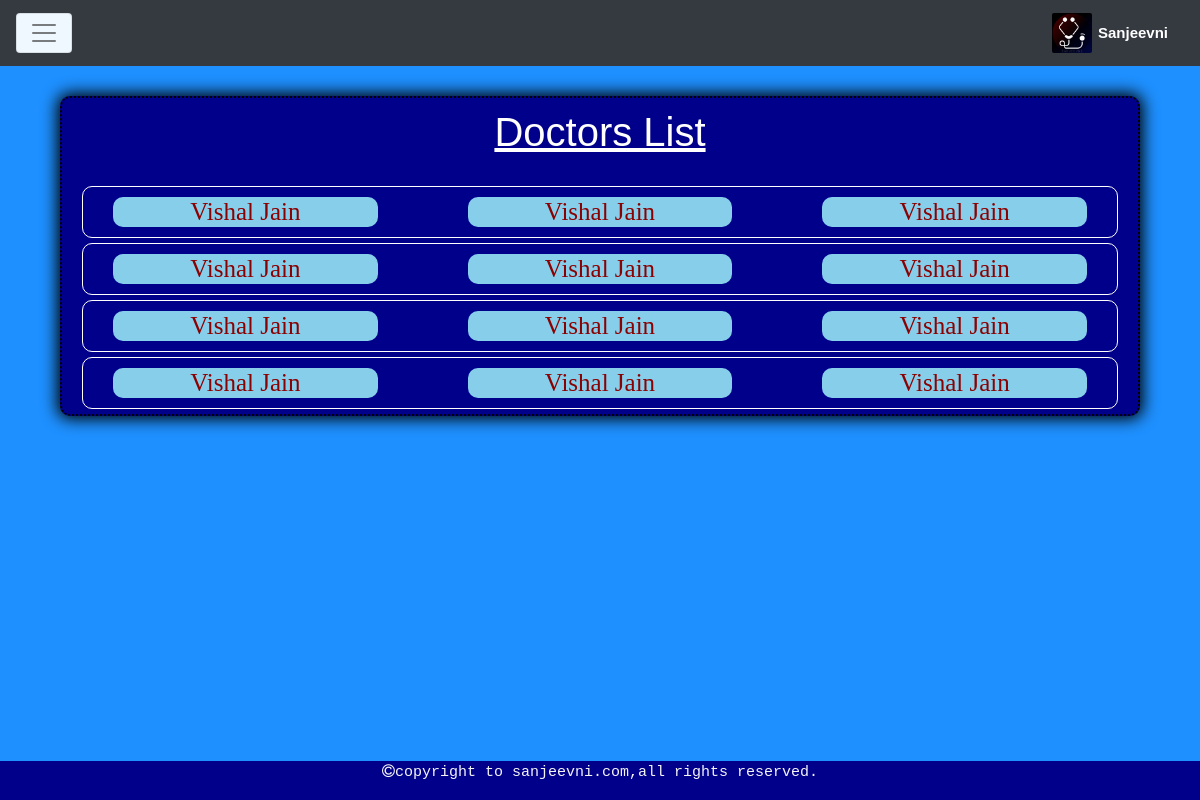
Page /admin/admin_doctor_list.php?id=9 on the committed database.
### tables this page shows
CREATE TABLE `doctor_list` (
  `post_id` int(11) NOT NULL,
  `user_id` int(11) NOT NULL,
  `doctor_name` varchar(200) NOT NULL,
  `specialization` varchar(200) NOT NULL,
  `time` varchar(200) NOT NULL
);

### admin/admin_doctor_list.php (the view, shortened to what this page needs)
<!DOCTYPE html>
<html>
<head>
    <link rel="stylesheet" href="https://maxcdn.bootstrapcdn.com/bootstrap/4.0.0-alpha.6/css/bootstrap.min.css">
    <link rel="stylesheet" href="https://cdnjs.cloudflare.com/ajax/libs/font-awesome/4.7.0/css/font-awesome.min.css">
    <link rel="stylesheet" href="../style/admin_doctor_list.css">
</head>
<body>
    <nav class="navbar navbar-toggleable-md navbar-light  bg-dark">
        <button class="navbar-toggler navbar-toggler-right dropdown" type="button" data-toggle="collapse" data-target="#navbarSupportedContent" aria-controls="navbarSupportedContent" aria-expanded="false" aria-label="Toggle navigation">
            <span class="navbar-toggler-icon"></span>
        </button>
        <a class="navbar-brand" href="#"><img class="img-fluid logoimg" src="../image/logoimg.jpg">
            <h7 class="brand-name"><b>Sanjeevni</b></h7>
        </a>
    </nav>
    <div class="fluid-container c1">
    <div class="row">
    <div class="col-sm-12">
    <div class="col">
    <h1 class="doctorl">doctors list</h1>
   <?php
    include("../includes/connection.php");
    if(isset($_GET['id'])){
        $id=$_GET['id'];
        $user="SELECT * FROM `doctor_list` WHERE `user_id`='$id'";
        $post=mysqli_query($con,$user);
        while($row_posts=mysqli_fetch_array($post)){
        $Doctor_Name=$row_posts['doctor_name'];
        $Spe=$row_posts['specialization'];
        $Time=$row_posts['time'];
        echo"<div class='fluid-container vj'>
    <div class='row'>
            <div class='col-sm-4'>
                <div class='col1'>
                    <h1 class='info'>$Doctor_Name</h1>
                </div>
            </div>
            <div class='col-sm-4'>
                <div class='col1'>
                    <h1 class='info'>$Spe</h1>
                </div>
            </div>
            <div class='col-sm-4'>
                <div class='col1'>
                    <h1 class='info'>$Time</h1>
                </div>
            </div>
        </div>
        </div>";}}
        ?>
</div></div></div></div>
    <footer>
        <div class="fluid-container fixed-bottom f1">
            <div class="container-fluid ">
                <div class="row ourservicesrow">
                    <div class="col-sm-2 ourservices">
                    </div>
                    <div class="col-sm-10 aboutmeparagraph">
                    </div>
                </div>
                <pre class="copyrightline"><i class="fa fa-copyright" aria-hidden="true"></i>copyright to sanjeevni.com,all rights reserved.</pre>
            </div>
        </div>
    </footer>
</body>
</html>

### style/admin_doctor_list.css (style rules this page uses)
nav { background-color: darkblue; margin: 0; padding: 0; }
.dropdown { background-color: aliceblue; }
.brand-name { color: white; font-family: sans-serif; font-size: 15px; text-align: center; }
.logoimg { height: 40px; width: 40px; border-radius: 2px; margin-bottom: 0px; margin-top: 0px; margin-left: 20px; }
.f1 { background-color: darkblue; }
.copyrightline { text-align: center; font-size: 15px; font-style: normal; color: whitesmoke; }
.doctorl { text-align: center; color: white; font-family: sans-serif; text-decoration: underline; text-transform: capitalize; margin-top: 10px; margin-bottom: 30px; }
.c1 { background-color: darkblue; margin-left: 5%; margin-right: 5%; border-radius: 10px; border: 2px dotted black; box-shadow: 0 0 16px 3px black ; margin-bottom: 20px; margin-top: 30px; overflow-x: hidden; }
.col1 { background-color: skyblue; margin-left: 30px; margin-right: 30px; border-radius: 10px; height: 30px; padding: 0px; margin-top: 10px; margin-bottom: 10px; overflow-x: auto; }
.info { text-align: center; text-transform: capitalize; margin: 0px; font-size: 25px; font-family: serif; color: darkred; font-size-adjust: auto; }
.vj { border: 1px solid white; border-radius: 10px; margin-top: 5px; margin-bottom: 5px; margin-left: 5px; margin-right: 5px; }
body { background-color: dodgerblue; overflow-x: hidden; }

### rows in the picture
doctor_list: doctor_name "Vishal Jain", specialization "Vishal Jain", time "Vishal Jain"
doctor_list: doctor_name "Vishal Jain", specialization "Vishal Jain", time "Vishal Jain"
doctor_list: doctor_name "Vishal Jain", specialization "Vishal Jain", time "Vishal Jain"
doctor_list: doctor_name "Vishal Jain", specialization "Vishal Jain", time "Vishal Jain"
